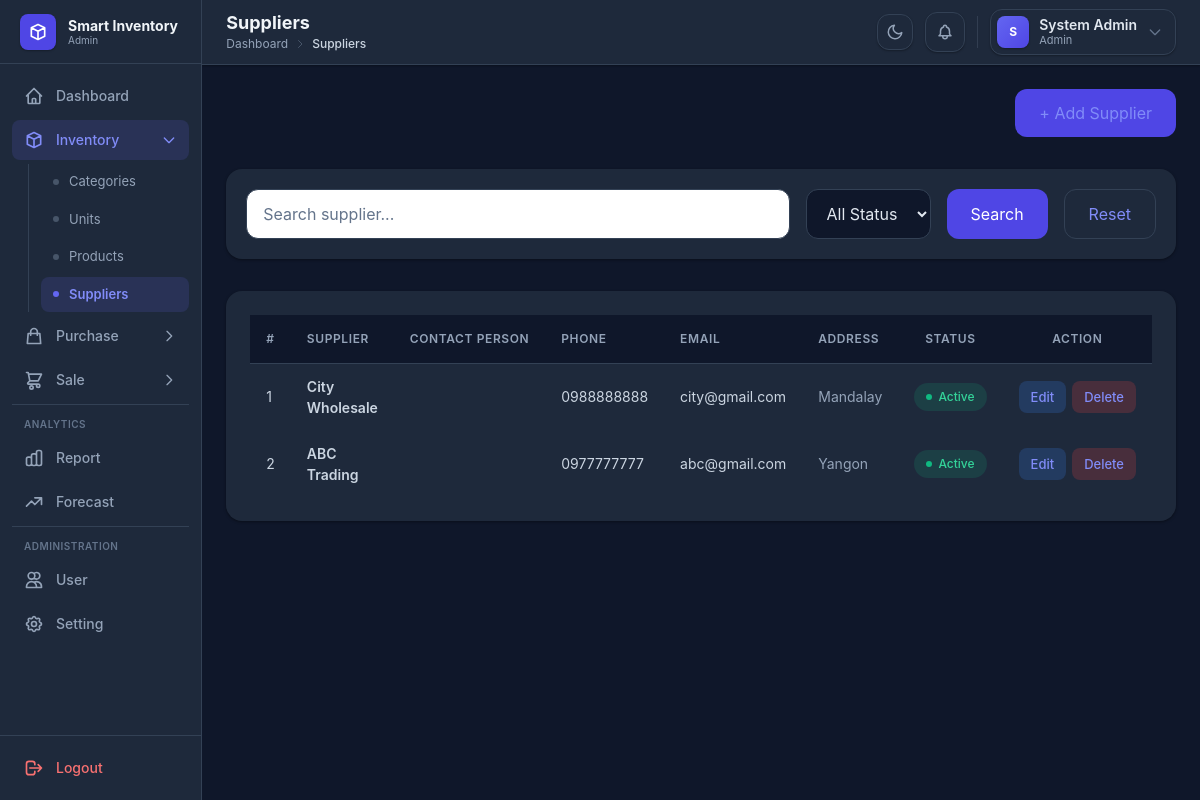
The page /supplier/index.php (signed in) on the database its author committed.
### tables this page shows
CREATE TABLE IF NOT EXISTS suppliers (
    id INT AUTO_INCREMENT PRIMARY KEY,
    supplier_name VARCHAR(150) NOT NULL,
    phone VARCHAR(50),
    email VARCHAR(100),
    address TEXT,
    status ENUM('Active', 'Inactive') DEFAULT 'Active',
    created_at TIMESTAMP DEFAULT CURRENT_TIMESTAMP
);

### supplier/index.php (the view, shortened to what this page needs)
<?php
include "../config/database.php";
$search = "";
$sql = "
SELECT * FROM suppliers
WHERE 1
";
$sql .= " ORDER BY id DESC";
$result = mysqli_query($conn, $sql);
?>
<!DOCTYPE html>
<html lang="en">
<head>
    <script src="https://cdn.tailwindcss.com"></script>
    <link rel="stylesheet" href="../assets/css/style.css">
</head>
<body class="bg-gray-50 dark:bg-slate-900">
    <div class="flex min-h-screen">
        <?php include "../includes/sidebar.php"; ?>
        <div class="flex-1 flex flex-col">
            <?php include "../includes/header.php"; ?>
            <main class="p-6">
                <div class="flex justify-end items-center">
                    <a href="add.php"
                        class="bg-indigo-600 text-white px-6 py-3 rounded-xl">
                        + Add Supplier
                    </a>
                </div>
                <form method="GET"
                    class="bg-white p-5 rounded-2xl shadow mt-8 flex gap-4">
                    <input
                        name="search"
                        value="<?= $search ?>"
                        placeholder="Search supplier..."
                        class="flex-1 border rounded-xl px-4 py-3">
                    <select
                        name="status"
                        class="border rounded-xl px-4 py-3">
                        <option value="">All Status</option>
                    </select>
                    <button class="bg-indigo-600 text-white px-6 py-3 rounded-xl">Search</button>
                    <a href="index.php" class="border px-6 py-3 rounded-xl">Reset</a>
                </form>
                <div class="bg-white rounded-2xl shadow mt-8 p-6">
                    <div class="table-wrap">
                    <table class="data-table w-full">
                        <thead>
                            <tr>
                                <th>#</th>
                                <th>Supplier</th>
                                <th>Contact Person</th>
                                <th>Phone</th>
                                <th>Email</th>
                                <th>Address</th>
                                <th class="center">Status</th>
                                <th class="center">Action</th>
                            </tr>
                        </thead>
                        <tbody>
                            <?php
                            $count = 1;
                            while ($row = mysqli_fetch_assoc($result)) {
                            ?>
                                <tr>
                                    <td><?= $count++ ?></td>
                                    <td class="font-semibold"><?= htmlspecialchars($row['supplier_name']) ?></td>
                                    <td><?= htmlspecialchars($row['contact_person'] ?? '') ?></td>
                                    <td><?= htmlspecialchars($row['phone']) ?></td>
                                    <td><?= htmlspecialchars($row['email']) ?></td>
                                    <td class="text-sm text-gray-500 max-w-xs truncate"><?= htmlspecialchars($row['address']) ?></td>
                                    <td class="center">
                                        <?php if ($row['status'] == "Active") { ?>
                                            <span class="badge badge-success"><span class="badge-dot"></span> Active</span>
                                        <?php } else { ?>
                                            <span class="badge badge-danger"><span class="badge-dot"></span> Inactive</span>
                                        <?php } ?>
                                    </td>
                                    <td class="center">
                                        <div class="actions">
                                            <a href="edit.php?id=<?= $row['id'] ?>" class="btn btn-sm bg-blue-100 text-blue-600 hover:bg-blue-200 rounded-lg">Edit</a>
                                            <a href="?delete=<?= $row['id'] ?>" onclick="return confirm('Delete supplier?')" class="btn btn-sm bg-red-100 text-red-600 hover:bg-red-200 rounded-lg">Delete</a>
                                        </div>
                                    </td>
                                </tr>
                            <?php } ?>
                        </tbody>
                    </table>
                    </div>
                </div>
            </main>
        </div>
    </div>
    <?php include "../includes/footer.php"; ?>
</body>
</html>

### assets/css/style.css (style rules this page uses)
* { margin: 0; padding: 0; box-sizing: border-box; }
body { font-family: 'Inter', system-ui, -apple-system, sans-serif; }
.dark body { background-color: #0f172a; color: #e2e8f0; }
.btn { display: inline-flex; align-items: center; gap: 0.5rem; padding: 0.625rem 1.25rem; border-radius: 0.5rem; font-weight: 500; font-size: 0.875rem; transition: all 0.15s ease; border: none; cursor: pointer; text-decoration: none; line-height: 1.25rem; }
.btn-sm { padding: 0.375rem 0.75rem; font-size: 0.8125rem; }
.data-table { width: 100%; border-collapse: collapse; }
.data-table thead { background-color: #f9fafb; }
.dark .data-table thead { background-color: #0f172a; }
.data-table th { padding: 0.75rem 1rem; text-align: left; font-size: 0.75rem; font-weight: 600; color: #6b7280; text-transform: uppercase; letter-spacing: 0.05em; border-bottom: 1px solid #e5e7eb; white-space: nowrap; height: 3rem; }
.dark .data-table th { color: #94a3b8; border-bottom-color: #334155; }
.data-table td { padding: 0.75rem 1rem; font-size: 0.875rem; color: #374151; border-bottom: 1px solid #f3f4f6; height: 3.25rem; }
.dark .data-table td { color: #cbd5e1; border-bottom-color: #1e293b; }
.data-table tbody tr { transition: background-color 0.15s ease; }
.data-table tbody tr:last-child td { border-bottom: none; }
.data-table td.center, .data-table th.center { text-align: center; }
.data-table .actions { display: inline-flex; align-items: center; gap: 0.375rem; }
.data-table .actions .btn { padding: 0.375rem 0.75rem; font-size: 0.8125rem; white-space: nowrap; }
.table-wrap { overflow-x: auto; }
.badge { display: inline-flex; align-items: center; gap: 0.375rem; padding: 0.25rem 0.75rem; border-radius: 9999px; font-size: 0.75rem; font-weight: 500; line-height: 1.25rem; }
.badge-dot { width: 0.375rem; height: 0.375rem; border-radius: 50%; }
.badge-success { background-color: #d1fae5; color: #065f46; }
.badge-success .badge-dot { background-color: #10b981; }
.dark .badge-success { background-color: rgba(16, 185, 129, 0.15); color: #34d399; }
.dark a { color: #818cf8; }
.dark .bg-white { background-color: #1e293b !important; }
.dark .bg-gray-50 { background-color: #0f172a !important; }
.dark .border { border-color: #334155 !important; }
.dark .shadow { box-shadow: 0 1px 3px rgba(0, 0, 0, 0.4) !important; }
.dark .text-gray-500 { color: #94a3b8 !important; }
.dark .bg-blue-100 { background-color: rgba(59, 130, 246, 0.2) !important; }
.dark .bg-red-100 { background-color: rgba(239, 68, 68, 0.2) !important; }
.dark input[type="text"], .dark input[type="email"], .dark input[type="password"], .dark input[type="number"], .dark input[type="search"], .dark input[type="date"], .dark select, .dark textarea { background-color: #0f172a !important; border-color: #334155 !important; color: #e2e8f0 !important; }
.dark input::placeholder, .dark textarea::placeholder { color: #64748b !important; }
.dark .rounded-2xl { border-color: #334155 !important; }
.dark option { background-color: #0f172a; color: #e2e8f0; }
.dark .table-wrap { background-color: #1e293b; }

### rows shown on the page
suppliers: supplier_name "City Wholesale", phone "0988888888", email "city@gmail.com", address "Mandalay", status "Active" (drawn)
suppliers: supplier_name "ABC Trading", phone "0977777777", email "abc@gmail.com", address "Yangon", status "Active" (drawn)

### other values the page prints
$role "Admin"
$label "Categories Units Products Suppliers"
$page_title "Suppliers"
$part "Dashboard"
$part "Suppliers"
substr($name, 0, 1) "S"
$name "System Admin"
